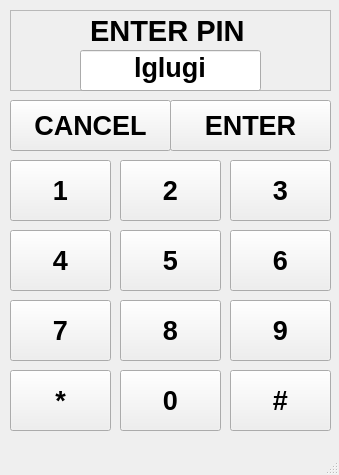
<?xml version="1.0" encoding="UTF-8"?>
<ui version="4.0">
 <class>MainWindow</class>
 <widget class="QMainWindow" name="MainWindow">
  <property name="geometry">
   <rect>
    <x>0</x>
    <y>0</y>
    <width>339</width>
    <height>475</height>
   </rect>
  </property>
  <property name="windowTitle">
   <string>MainWindow</string>
  </property>
  <widget class="QWidget" name="centralwidget">
   <widget class="QPushButton" name="pb1">
    <property name="geometry">
     <rect>
      <x>10</x>
      <y>160</y>
      <width>101</width>
      <height>61</height>
     </rect>
    </property>
    <property name="font">
     <font>
      <pointsize>20</pointsize>
      <weight>75</weight>
      <bold>true</bold>
     </font>
    </property>
    <property name="text">
     <string>1</string>
    </property>
   </widget>
   <widget class="QPushButton" name="pb2">
    <property name="geometry">
     <rect>
      <x>120</x>
      <y>160</y>
      <width>101</width>
      <height>61</height>
     </rect>
    </property>
    <property name="font">
     <font>
      <pointsize>20</pointsize>
      <weight>75</weight>
      <bold>true</bold>
     </font>
    </property>
    <property name="text">
     <string>2</string>
    </property>
   </widget>
   <widget class="QPushButton" name="pb3">
    <property name="geometry">
     <rect>
      <x>230</x>
      <y>160</y>
      <width>101</width>
      <height>61</height>
     </rect>
    </property>
    <property name="font">
     <font>
      <pointsize>20</pointsize>
      <weight>75</weight>
      <bold>true</bold>
     </font>
    </property>
    <property name="text">
     <string>3</string>
    </property>
   </widget>
   <widget class="QPushButton" name="pb6">
    <property name="geometry">
     <rect>
      <x>230</x>
      <y>230</y>
      <width>101</width>
      <height>61</height>
     </rect>
    </property>
    <property name="font">
     <font>
      <pointsize>20</pointsize>
      <weight>75</weight>
      <bold>true</bold>
     </font>
    </property>
    <property name="text">
     <string>6</string>
    </property>
   </widget>
   <widget class="QPushButton" name="pb5">
    <property name="geometry">
     <rect>
      <x>120</x>
      <y>230</y>
      <width>101</width>
      <height>61</height>
     </rect>
    </property>
    <property name="font">
     <font>
      <pointsize>20</pointsize>
      <weight>75</weight>
      <bold>true</bold>
     </font>
    </property>
    <property name="text">
     <string>5</string>
    </property>
   </widget>
   <widget class="QPushButton" name="pb4">
    <property name="geometry">
     <rect>
      <x>10</x>
      <y>230</y>
      <width>101</width>
      <height>61</height>
     </rect>
    </property>
    <property name="font">
     <font>
      <pointsize>20</pointsize>
      <weight>75</weight>
      <bold>true</bold>
     </font>
    </property>
    <property name="text">
     <string>4</string>
    </property>
   </widget>
   <widget class="QPushButton" name="pb9">
    <property name="geometry">
     <rect>
      <x>230</x>
      <y>300</y>
      <width>101</width>
      <height>61</height>
     </rect>
    </property>
    <property name="font">
     <font>
      <pointsize>20</pointsize>
      <weight>75</weight>
      <bold>true</bold>
     </font>
    </property>
    <property name="text">
     <string>9</string>
    </property>
   </widget>
   <widget class="QPushButton" name="pb8">
    <property name="geometry">
     <rect>
      <x>120</x>
      <y>300</y>
      <width>101</width>
      <height>61</height>
     </rect>
    </property>
    <property name="font">
     <font>
      <pointsize>20</pointsize>
      <weight>75</weight>
      <bold>true</bold>
     </font>
    </property>
    <property name="text">
     <string>8</string>
    </property>
   </widget>
   <widget class="QPushButton" name="pb7">
    <property name="geometry">
     <rect>
      <x>10</x>
      <y>300</y>
      <width>101</width>
      <height>61</height>
     </rect>
    </property>
    <property name="font">
     <font>
      <pointsize>20</pointsize>
      <weight>75</weight>
      <bold>true</bold>
     </font>
    </property>
    <property name="text">
     <string>7</string>
    </property>
   </widget>
   <widget class="QPushButton" name="pbclear">
    <property name="geometry">
     <rect>
      <x>230</x>
      <y>370</y>
      <width>101</width>
      <height>61</height>
     </rect>
    </property>
    <property name="font">
     <font>
      <pointsize>20</pointsize>
      <weight>75</weight>
      <bold>true</bold>
     </font>
    </property>
    <property name="text">
     <string>#</string>
    </property>
   </widget>
   <widget class="QPushButton" name="pb0">
    <property name="geometry">
     <rect>
      <x>120</x>
      <y>370</y>
      <width>101</width>
      <height>61</height>
     </rect>
    </property>
    <property name="font">
     <font>
      <pointsize>20</pointsize>
      <weight>75</weight>
      <bold>true</bold>
     </font>
    </property>
    <property name="text">
     <string>0</string>
    </property>
   </widget>
   <widget class="QPushButton" name="pbdel">
    <property name="geometry">
     <rect>
      <x>10</x>
      <y>370</y>
      <width>101</width>
      <height>61</height>
     </rect>
    </property>
    <property name="font">
     <font>
      <pointsize>20</pointsize>
      <weight>75</weight>
      <bold>true</bold>
     </font>
    </property>
    <property name="text">
     <string>*</string>
    </property>
   </widget>
   <widget class="QPushButton" name="pbenter">
    <property name="geometry">
     <rect>
      <x>170</x>
      <y>100</y>
      <width>161</width>
      <height>51</height>
     </rect>
    </property>
    <property name="font">
     <font>
      <pointsize>20</pointsize>
      <weight>75</weight>
      <bold>true</bold>
     </font>
    </property>
    <property name="text">
     <string>ENTER</string>
    </property>
   </widget>
   <widget class="QPushButton" name="pbcancel">
    <property name="geometry">
     <rect>
      <x>10</x>
      <y>100</y>
      <width>161</width>
      <height>51</height>
     </rect>
    </property>
    <property name="font">
     <font>
      <pointsize>20</pointsize>
      <weight>75</weight>
      <bold>true</bold>
     </font>
    </property>
    <property name="text">
     <string>CANCEL</string>
    </property>
   </widget>
   <widget class="QFrame" name="lcd">
    <property name="geometry">
     <rect>
      <x>10</x>
      <y>10</y>
      <width>321</width>
      <height>81</height>
     </rect>
    </property>
    <property name="frameShape">
     <enum>QFrame::StyledPanel</enum>
    </property>
    <property name="frameShadow">
     <enum>QFrame::Raised</enum>
    </property>
    <widget class="QLineEdit" name="lcd_pass">
     <property name="geometry">
      <rect>
       <x>70</x>
       <y>40</y>
       <width>181</width>
       <height>41</height>
      </rect>
     </property>
     <property name="font">
      <font>
       <pointsize>20</pointsize>
       <weight>75</weight>
       <bold>true</bold>
      </font>
     </property>
     <property name="autoFillBackground">
      <bool>false</bool>
     </property>
     <property name="text">
      <string>lglugi</string>
     </property>
     <property name="maxLength">
      <number>6</number>
     </property>
     <property name="alignment">
      <set>Qt::AlignHCenter|Qt::AlignTop</set>
     </property>
     <property name="readOnly">
      <bool>true</bool>
     </property>
     <property name="clearButtonEnabled">
      <bool>false</bool>
     </property>
    </widget>
    <widget class="QLabel" name="label">
     <property name="geometry">
      <rect>
       <x>80</x>
       <y>10</y>
       <width>191</width>
       <height>21</height>
      </rect>
     </property>
     <property name="font">
      <font>
       <pointsize>22</pointsize>
       <weight>75</weight>
       <bold>true</bold>
      </font>
     </property>
     <property name="text">
      <string>ENTER PIN</string>
     </property>
    </widget>
   </widget>
  </widget>
  <widget class="QMenuBar" name="menubar">
   <property name="geometry">
    <rect>
     <x>0</x>
     <y>0</y>
     <width>339</width>
     <height>21</height>
    </rect>
   </property>
  </widget>
  <widget class="QStatusBar" name="statusbar"/>
 </widget>
 <resources/>
 <connections/>
</ui>
